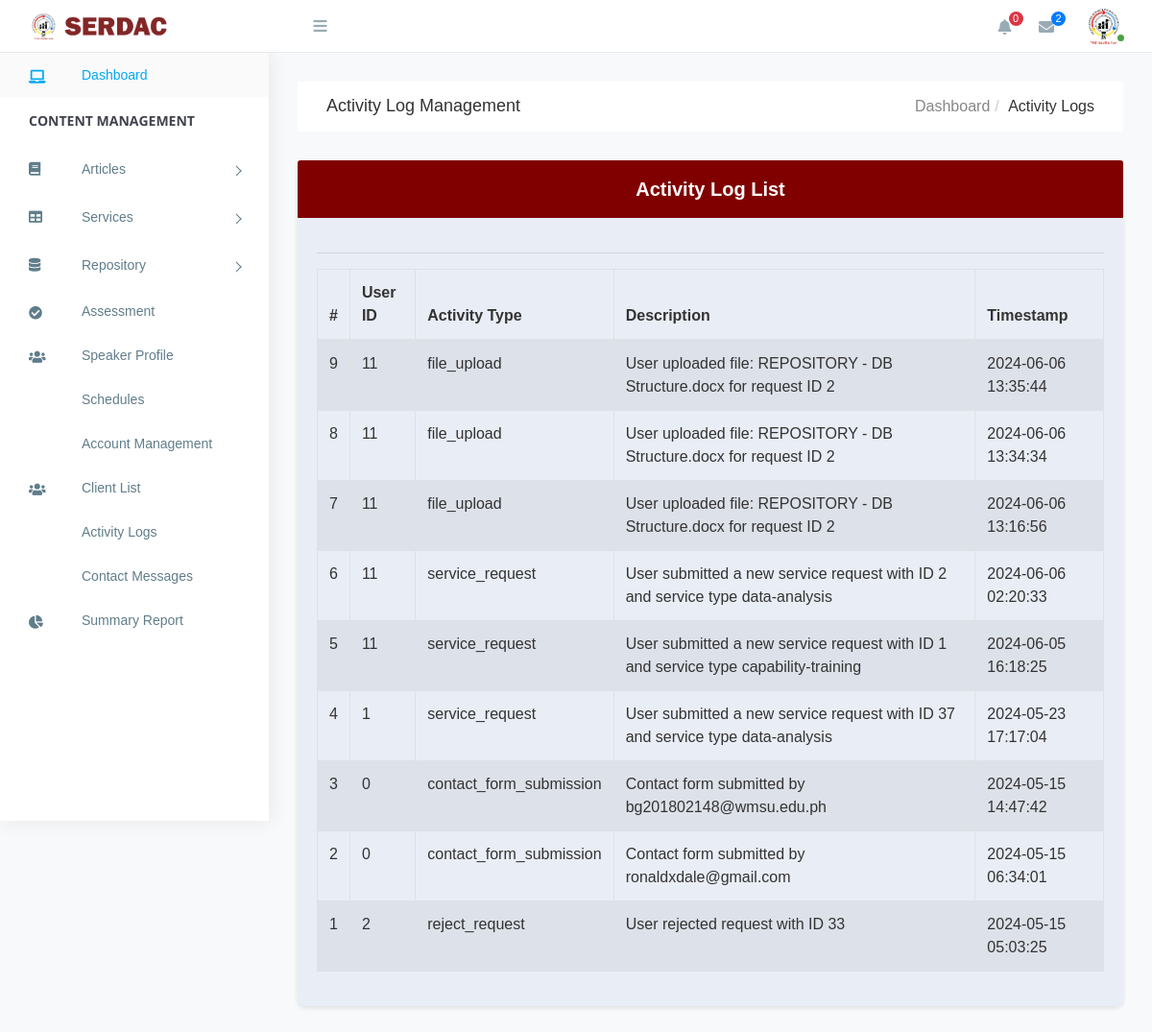
/admin/activity_log.php (signed in), run on the app's committed database.
### tables this page shows
CREATE TABLE `user_activity_log` (
  `log_id` int(11) NOT NULL,
  `user_id` int(11) NOT NULL,
  `activity_type` varchar(100) NOT NULL,
  `activity_description` text NOT NULL,
  `activity_timestamp` timestamp NOT NULL DEFAULT current_timestamp(),
  `isView` int(11) NOT NULL
);

### admin/activity_log.php (the view)
<?php include('include/header.php')?>
<link rel="stylesheet" href="https://cdnjs.cloudflare.com/ajax/libs/font-awesome/5.15.4/css/all.min.css">
<link rel="stylesheet" href="css/assmt.form.view.css">
<body>
    <?php include('include/sidebar.php')?>
    <div id="right-panel" class="right-panel">
        <?php include('include/navbar.php')?>
        <div class="breadcrumbs">
            <div class="breadcrumbs-inner">
                <div class="row m-0">
                    <div class="col-sm-4">
                        <div class="page-header float-left">
                            <div class="page-title">
                                <h1>Activity Log Management</h1>
                            </div>
                        </div>
                    </div>
                    <div class="col-sm-8">
                        <div class="page-header float-right">
                            <div class="page-title">
                                <ol class="breadcrumb text-right">
                                    <li><a href="#">Dashboard</a></li>
                                    <li class="active">Activity Logs</li>
                                </ol>
                            </div>
                        </div>
                    </div>
                </div>
            </div>
        </div>
        <div class="content">
            <div class="row">
                <div class="col-md-12">
                    <div class="card">
                        <div class="card-header">
                            <strong class="card-title">Activity Log List</strong>
                        </div>
                        <div class="card-body">
                            <div class="inventory-table">
                                <hr>
                                <table class="table table-bordered table-hover table-striped" id='activity_log'>
                                    <thead>
                                        <tr>
                                            <th scope="col">#</th>
                                            <th scope="col">User ID</th>
                                            <th scope="col">Activity Type</th>
                                            <th scope="col">Description</th>
                                            <th scope="col">Timestamp</th>
                                        </tr>
                                    </thead>
                                    <?php
                                 $results = mysqli_query($con, "SELECT * from user_activity_log ORDER BY activity_timestamp DESC"); ?>
                                    <tbody>
                                        <?php while ($row = mysqli_fetch_array($results)) { ?>
                                        <tr>
                                            <td><?php echo $row['log_id']; ?></td>
                                            <td><?php echo $row['user_id']; ?></td>
                                            <td><?php echo $row['activity_type']; ?></td>
                                            <td><?php echo $row['activity_description']; ?></td>
                                            <td><?php echo $row['activity_timestamp']; ?></td>
                                        </tr>
                                        <?php } ?>
                                    </tbody>
                                </table>
                            </div>
                        </div>
                    </div>
                </div>
            </div>
        </div>
    </div>
</body>
</html>

### admin/assets/css/style.css (style rules this page uses)
body { display: table; font-family: "Open Sans", sans-serif; font-size: 16px; width: 100%; }
a, button { text-decoration: none; outline: none !important; color: #878787; -webkit-transition: all 0.25s ease; transition: all 0.25s ease; }
h1, h2, h3, h4, h5, h6 { margin: 0; }
ul, ol { padding-left: 0; }
.right-panel { background: #f4f4f4; margin-left: 280px; margin-top: 55px; }
.right-panel .breadcrumbs { float: left; margin-top: 30px; padding: 0 1.875em; width: 100%; }
.right-panel .breadcrumbs .breadcrumbs-inner { background-color: #fff; }
.right-panel .page-header { min-height: 50px; margin: 0px; padding: 0px 15px; background: #ffffff; border-bottom: 0px; }
.right-panel .page-header h1 { font-size: 18px; padding: 15px 0; }
.right-panel .page-header .breadcrumb { margin: 0px; padding: 13.5px 0; background: #fff; text-transform: capitalize; }
.right-panel .page-header .breadcrumb>li+li:before { padding: 0 5px; color: #ccc; content: "/\00a0"; }
.content { float: left; padding: 1.875em; width: 100%; height: 100%; }
.card { margin-bottom: 1.875em; border-radius: 5px; padding: 0; border: 0px solid transparent; -webkit-box-shadow: 0 0 20px rgba(0, 0, 0, 0.08); box-shadow: 0 0 20px rgba(0, 0, 0, 0.08); }
.card .card-body { float: left; padding: 1.25em; position: relative; width: 100%; }
@media (max-width: 1368px) { .card-body { padding: 15px; } }

### admin/css/assmt.form.view.css (style rules this page uses)
body { background-color: #f8f9fa; font-family: Arial, sans-serif; color: #333; }
.card { border: none; border-radius: 8px; box-shadow: 0 2px 5px rgba(0, 0, 0, 0.1); }
.card-header { background-color: #800000; color: #fff; padding: 15px; border-bottom: none; border-top-left-radius: 8px; border-top-right-radius: 8px; text-align: center; font-size: 20px; font-weight: 600; }
.card-title { margin: 0; }
.card-body { padding: 20px; background-color: #e9edf5; }

### data on the page
user_activity_log: log_id "9", user "11", activity_type "file_upload", activity_description "User uploaded file: REPOSITORY - DB Structure.docx for request ID 2", activity_timestamp "2024-06-06 13:35:44"
user_activity_log: log_id "8", user "11", activity_type "file_upload", activity_description "User uploaded file: REPOSITORY - DB Structure.docx for request ID 2", activity_timestamp "2024-06-06 13:34:34"
user_activity_log: log_id "7", user "11", activity_type "file_upload", activity_description "User uploaded file: REPOSITORY - DB Structure.docx for request ID 2", activity_timestamp "2024-06-06 13:16:56"
user_activity_log: log_id "6", user "11", activity_type "service_request", activity_description "User submitted a new service request with ID 2 and service type data-analysis", activity_timestamp "2024-06-06 02:20:33"
user_activity_log: log_id "5", user "11", activity_type "service_request", activity_description "User submitted a new service request with ID 1 and service type capability-training", activity_timestamp "2024-06-05 16:18:25"
user_activity_log: log_id "4", user "1", activity_type "service_request", activity_description "User submitted a new service request with ID 37 and service type data-analysis", activity_timestamp "2024-05-23 17:17:04"
user_activity_log: log_id "3", user "0", activity_type "contact_form_submission", activity_description "Contact form submitted by bg201802148@wmsu.edu.ph", activity_timestamp "2024-05-15 14:47:42"
user_activity_log: log_id "2", user "0", activity_type "contact_form_submission", activity_description "Contact form submitted by ronaldxdale@gmail.com", activity_timestamp "2024-05-15 06:34:01"
user_activity_log: log_id "1", user "2", activity_type "reject_request", activity_description "User rejected request with ID 33", activity_timestamp "2024-05-15 05:03:25"

### other printed values
count($messages) "2"
